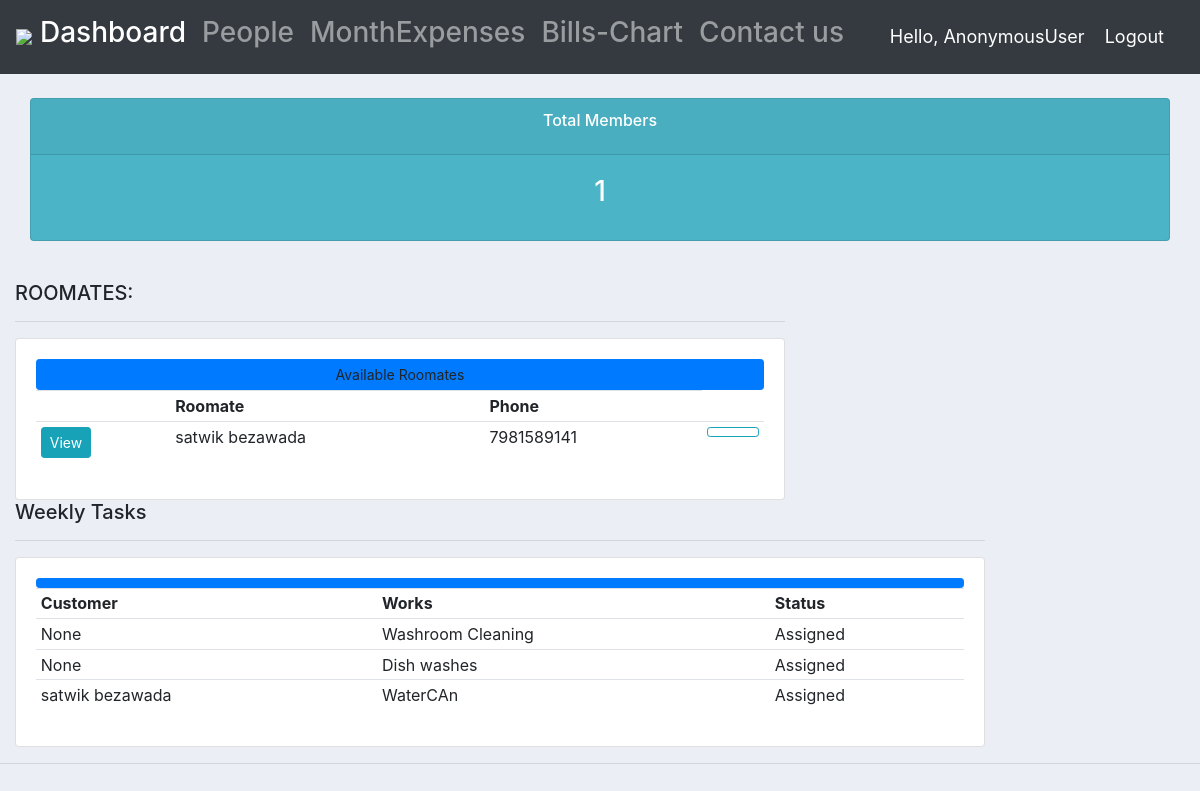
/user/, run on an earlier commit of the app's database.
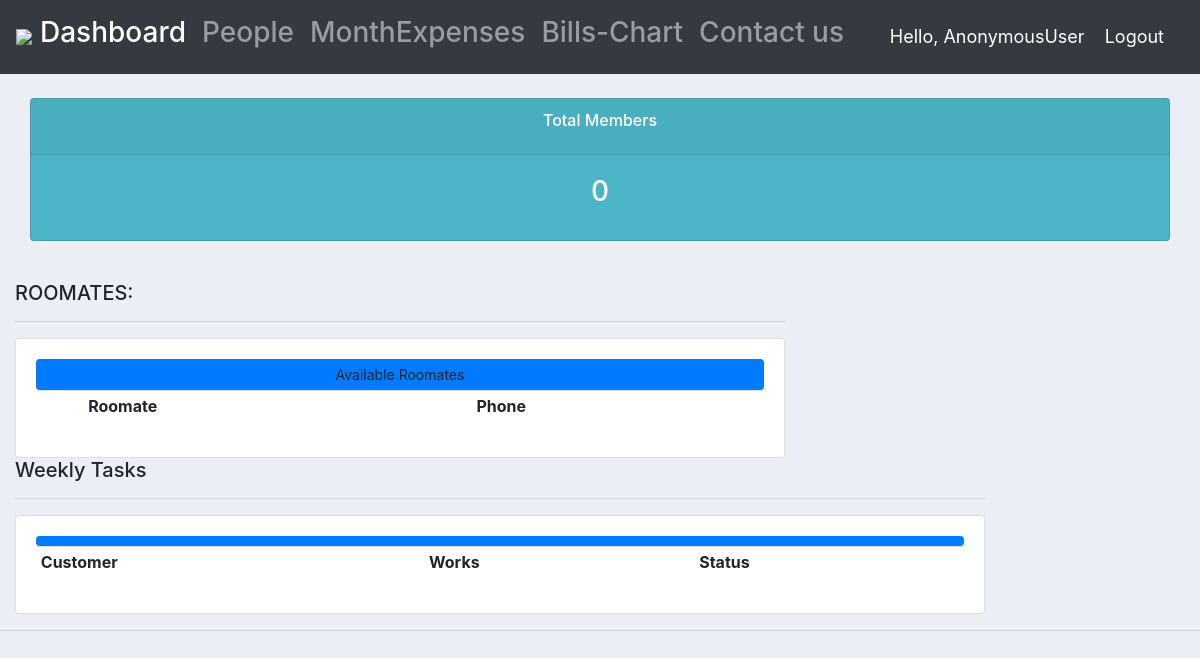
And on a later commit of the database.
### cycle/models.py (models this page shows, shortened)
class Customer(models.Model):
    user=models.OneToOneField(User,null=True,blank=True,on_delete=models.CASCADE)
    name = models.CharField(max_length=200, null=True)
    phone = models.CharField(max_length=200, null=True)
    email = models.CharField(max_length=200, null=True)
    def __str__(self):
        return self.name

class Order(models.Model):
    STATUS = (
        ('Assigned', 'Assigned'),
    )
    STATUS1 = (
        ('Dish washes', 'Dish washes'),
        ('House Cleaning','House Cleaning'),
        ('WaterCAn', 'WaterCAn'),
        ('Washroom Cleaning', 'Washroom Cleaning',),
    )
    customer = models.ForeignKey(Customer, null=True, on_delete=models.SET_NULL)
    works = models.CharField(max_length=200, null=True, choices=STATUS1)
    date_created = models.DateTimeField(auto_now_add=True, null=True)
    status = models.CharField(max_length=200, null=True, choices=STATUS)

### cycle/views.py (the view)
# urls.py: path('user/', views.userpage, name="userpage"),
def userpage(request):
    customer = Customer.objects.all()
    orders = Order.objects.all()
    products = Product.objects.all()
    total_customers = customer.count()
    context = {'customer': customer, 'orders': orders, 'total_customers': total_customers, 'products': products}
    return render(request, 'main/user.html', context)

### cycle/templates/main/user.html
{%  extends 'main/main.html' %}
{% block content %}
{%  include 'main/status.html' %}
<br>
<div class="row">
	<div class="col-md-8">
		<h5>ROOMATES:</h5>
		<hr>
		<div class="card card-body">
			<a class="btn btn-primary  btn-sm btn-block">Available Roomates</a>
			<table class="table table-sm">
				<tr>
					<th></th>
					<th>Roomate</th>
					<th>Phone</th>
				</tr>
                {% for customer in customer %}
                    <tr>
						<td><a class="btn btn-sm btn-info" href="{% url 'customer' customer.id %}">View</a></td>
						<td>{{customer.name}}</td>
						<td>{{customer.phone}}</td>
						<td><a class="btn btn-outline-info  btn-sm btn-block"></a> </td>
					</tr>
				{% endfor %}
			</table>
		</div>
	</div>
	<div class="col-md-10">
		<h5>Weekly Tasks</h5>
		<hr>
		<div class="card card-body">
			<a class="btn btn-primary  btn-sm btn-block"></a>
			<table class="table table-sm">
				<tr>
					<th>Customer</th>
					<th>Works</th>
					<th>Status</th>
				</tr>
                 {% for order in orders %}
                <tr>
                    <td>{{order.customer}}</td>
                    <td>{{order.works}}</td>
                    <td>{{order.status}}</td>
                </tr>
                 {% endfor %}
			</table>
		</div>
	</div>
</div>
{% endblock %}

### cycle/templates/main/main.html (shortened to what this page needs)
{% load static %}
<html>
<head>
	<link rel="stylesheet" href="https://stackpath.bootstrapcdn.com/bootstrap/4.3.1/css/bootstrap.min.css">
	<link rel="stylesheet" type="text/css" href="{% static '/css/main.css' %}">
</head>
<body>
	{%  include 'main/navbar.html' %}
	<div class="container-fluid">
	{% block content %}
	{% endblock %}
    </div>
	<hr>
</body>
</html>

### cycle/templates/main/navbar.html (shortened to what this page needs)
{% load static %}
<nav class="navbar navbar-expand-lg navbar-dark bg-dark">
 <img src="{% static 'images/bp.jpg' %}">
  <div class="collapse navbar-collapse" id="navbarNav">
    <ul class="navbar-nav">
      <li class="nav-item active">
        <a class="nav-link" href="{% url 'home' %}"><h3>Dashboard</h3></a>
      </li>
      <li class="nav-item">
        <a class="nav-link" href="{% url 'products' %}"><h3>People</h3></a>
      </li>
      <li class="nav-item">
        <a class="nav-link" href="{% url 'monthbills' %}"><h3>MonthExpenses</h3></a>
      </li>
        <li class="nav-item">
        <a class="nav-link" href="{% url 'billschart' %}"><h3>Bills-Chart</h3></a>
      </li>
       <li class="nav-item">
        <a class="nav-link" href="{% url 'contactus' %}"><h3>Contact us</h3></a>
      </li>
    </ul>
  </div>
     <span class="hello-msg">Hello, {{request.user}}</span>
  <span ><a  class="hello-msg" href="{% url 'logoutuser' %}">Logout</a></span>
</nav>

### cycle/templates/main/status.html
<br>
<div class="row">
	<div class="col">
		<div class="col-md">
			<div class="card text-center text-white  mb-3" id="total-customers">
			  	<div class="card-header">
			  		<h6 class="card-title">Total Members</h6>
			  	</div>
			  	<div class="card-body">
			    	<h3 class="card-title">{{total_customers}}</h3>
			  	</div>
			</div>
		</div>
	</div>
</div>

### static/css/main.css (style rules this page uses)
body { background-color: #ebeff5; }
#total-customers { background-color: #4cb4c7; }

### cycle/templates/main/navbar.html (style rules this page uses)
.hello-msg { font-size: 18px; color: #fff; margin-right: 20px; }

What changed in the data, as far as the page shows it:
removed Customer: name "satwik bezawada", phone "7981589141"
removed Order: customer "None", works "Washroom Cleaning", status "Assigned"
removed Order: customer "None", works "Dish washes", status "Assigned"
removed Order: customer "satwik bezawada", works "WaterCAn", status "Assigned"
Also different on the page:
{{ total_customers }}: "1" → "0"
